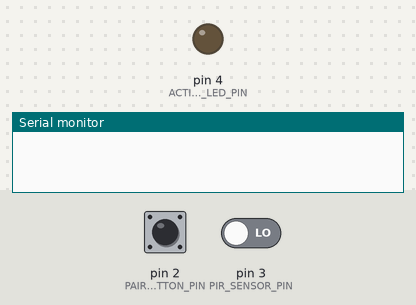
A program run on a simulated Arduino Nano, built with avr-gcc and run on an emulated ATmega328P. Parts: output pins drawn as LEDs (lit = HIGH), the last lines printed to the serial monitor. Inputs (shaded band) come from the test bench; at power-on: pin 3 (PIR_SENSOR_PIN) LOW, pin 2 (PAIR_BUTTON_PIN) LOW. No radio packets arrive unless stated.

Above: at 1.2 s.
1.3 s: pin 3 (PIR_SENSOR_PIN) driven HIGH
At 3.2 s:
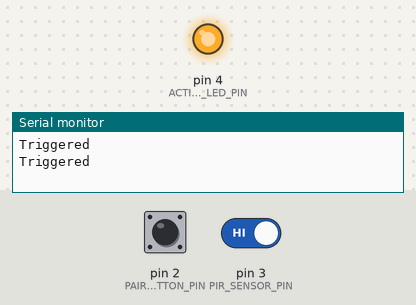
3.5 s: pin 3 (PIR_SENSOR_PIN) driven LOW
At 4.9 s:
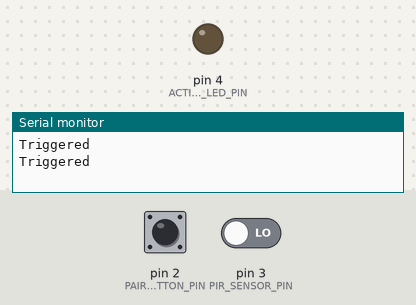
Timing chart, 0 to 6.5 s (numbered marks = the images above; inputs shaded):
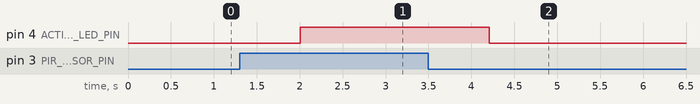

The program:

main.cpp
```cpp
#include <string.h>
#include <EEPROM.h>
#include "radio_manager.h"
#include "radio_packet_handler.h"
#include "pair.h"
#include "reset.h"
#include "addresses.h"
#include "pins.h"
#include "chrono.h"


uint16_t thisNode = PAIRING_NODE;


RadioManager radioManager;


void HandleCommand(RadioPacket* radioPacket);
void OnPairButton();

Chrono chronoPIR(1000);

void setup()
{
  if (Pair::IsPaired())
  {
    thisNode = EEPROM.read(0);
  }

  radioManager = RadioManager(CE_PIN, CSN_PIN, thisNode);

  pinMode(PIR_SENSOR_PIN, INPUT);
  pinMode(ACTIVITY_LED_PIN, OUTPUT);

  Serial.begin(9600);
  radioManager.Init();

}

void loop()
{
  delay(100);


  digitalWrite(ACTIVITY_LED_PIN, LOW);

  if (chronoPIR.HasElpased()) {

    if (digitalRead(PIR_SENSOR_PIN) == HIGH)
    {
      Serial.println("Triggered");
      radioManager.SendPacket(HUB_NODE, &RadioPacket(PayloadType::TRIGGERED));
      digitalWrite(ACTIVITY_LED_PIN, HIGH);
      delay(1000);
    }


  }


  if (digitalRead(PAIR_BUTTON_PIN) == HIGH)
  {
    OnPairButton();
    delay(1000);
  }


  RadioPacket radioPacket;

  if (radioManager.HasReceivedPacket(&radioPacket))
  {
    Serial.println((uint16_t)radioPacket.payload);
    HandleCommand(&radioPacket);
  }

  radioManager.Update();
}

void HandleCommand(RadioPacket* radioPacket)
{
  if (radioPacket->payload == PayloadType::PING)
  {
    Serial.println("Received ping");

    radioManager.SendPacket(HUB_NODE, &RadioPacket(PayloadType::PONG));
  }
}

void OnPairButton()
{
  if (Pair::IsPaired())
  {
    Pair::Reset();
    reset();
    return;
  }

  Pair pair(&radioManager);

  if (pair.Init())
  {
    Serial.println("Pairing successful");
    reset();
    return;
  }

  Serial.println("Pairing failed");
}
```

addresses.h
```cpp
#define HUB_NODE 00
#define PAIRING_NODE 01
```

chrono.cpp
```cpp
#include "chrono.h"
#include <wiring_private.h>

bool Chrono::HasElpased()
{
    unsigned long currentMillis = millis();

    if (currentMillis - previousMillis >= interval)
    {
        previousMillis = currentMillis;
        return true;
    }
    else
    {
        return false;
    }
}

Chrono::Chrono(unsigned long interval)
{
    this->interval = interval;
}

Chrono::Chrono() {}
```

chrono.h
```cpp
#ifndef __CHRONO_H__
#define __CHRONO_H__

class Chrono
{
private:
    unsigned long interval;
    unsigned long previousMillis;
public:
    Chrono(unsigned long interval);
    Chrono();
    bool HasElpased();
};


#endif // __CHRONO_H__
```

pair.cpp
```cpp
#include "pair.h"

#include <EEPROM.h>
#include "addresses.h"

Pair::Pair(RadioManager* radioManager)
{
    this->radioManager = radioManager;
}

bool Pair::IsPaired()
{
    if (EEPROM.read(EEPROM_ADDRESS) == 255)
        return false;

    return true;
}

void Pair::Reset()
{
    EEPROM.write(EEPROM_ADDRESS, 255);
}

void Pair::SaveNodeAddr(uint16_t nodeAddr)
{
    EEPROM.write(EEPROM_ADDRESS, nodeAddr);
}

bool Pair::Init()
{
    radioManager->SendPacket(HUB_NODE, &RadioPacket(PayloadType::PAIR));

    RadioPacket incomingRadioPacket;

    uint16_t count = 0;

    while (true)
    {
        delay(1000);

        radioManager->Update();
        count++;

        if (count > TIMEOUT)
        {
            return false;
        }

        if (!radioManager->HasReceivedPacket(&incomingRadioPacket))
            continue;

        if (incomingRadioPacket.payload == PayloadType::OK)
        {
            uint16_t nodeAddr = (uint16_t)strtoul(incomingRadioPacket.content, NULL, 16);

            SaveNodeAddr(nodeAddr);
            return true;
        }

    }
}
```

pair.h
```cpp
#ifndef __PAIR_H__
#define __PAIR_H__

#include <stdint.h>
#include "radio_manager.h"

class Pair
{

private:
    static const uint16_t EEPROM_ADDRESS = 0;
    RadioManager* radioManager;
    const uint16_t TIMEOUT = 10;

    void SaveNodeAddr(uint16_t nodeAddr);

    /* data */
public:
    static bool IsPaired();
    static void Pair::Reset();
    Pair(RadioManager* radioManager);
    bool Init();
};


#endif // __PAIR_H__
```

radio_manager.cpp
```cpp
#include "radio_manager.h"
#include "radio_packet_handler.h"

RadioManager::RadioManager(uint16_t cePin, uint16_t csnPin, uint16_t thisNode)
{
    this->cePin = cePin;
    this->csnPin = csnPin;
    this->thisNode = thisNode;
}

RadioManager::RadioManager()
{

}

void RadioManager::Init()
{
    radio = RF24(cePin, csnPin);
    rfNetwork = new RF24Network(radio);


    radio.begin();
    rfNetwork->begin(90, thisNode);
    radio.setDataRate(RF24_2MBPS);
    radio.setRetries(3, 5);
}

void RadioManager::SendPacket(uint16_t receiverNode, RadioPacket* radioPacket)
{
    RF24NetworkHeader header(receiverNode);

    unsigned char serializedPacket[sizeof(RadioPacket)];

    RadioPacketHandler::SerializePacket(radioPacket, serializedPacket);

    rfNetwork->write(header, &serializedPacket, sizeof(serializedPacket));
}

bool RadioManager::HasReceivedPacket(RadioPacket* radioPacket)
{
    RF24NetworkHeader header;

    while (rfNetwork->available())
    {
        Serial.println("Received: ");
        unsigned char serializedBuffer[sizeof(RadioPacket)];

        rfNetwork->read(header, &serializedBuffer, sizeof(RadioPacket));

        RadioPacketHandler::DeserializePacket(serializedBuffer, radioPacket);

        return true;
    }

    return false;
}

void RadioManager::Update()
{
    rfNetwork->update();
}
```

radio_manager.h
```cpp
#ifndef RADIO_MANAGER_H_
#define RADIO_MANAGER_H_

#include <RF24.h>
#include <RF24Network.h>
#include <SPI.h>

#include "radio_packet.h"

class RadioManager
{
private:
    uint16_t cePin;
    uint16_t csnPin;

    uint16_t thisNode;

    RF24 radio;
    RF24Network* rfNetwork;


public:
    RadioManager(uint16_t cePin, uint16_t csnPin, uint16_t thisNode);
    RadioManager();
    void Init();
    void SendPacket(uint16_t receiverNode, RadioPacket* radioPacket);
    bool HasReceivedPacket(RadioPacket* radioPacket);
    void Update();
};

#endif
```

radio_packet.h
```cpp
#ifndef RADIO_PACKET_H_
#define RADIO_PACKET_H_

#include <stdint.h>
#include <string.h>

enum class PayloadType : uint16_t
{
    PING, PONG, TRIGGERED, FIRE, CEASE, PAIR, OK
};

struct RadioPacket
{
    char header[4] = "rph";
    char address[7] = "b0000e";
    //dynamic allocaton
    char content[3];
    PayloadType payload;

    RadioPacket(PayloadType payload)
    {
        this->payload = payload;
    }
    RadioPacket(PayloadType payload, char* content)
    {
        strcpy(this->content, content);
        this->payload = payload;
    }

    RadioPacket() {};
};


#endif
```

radio_packet_handler.cpp
```cpp
#include "radio_packet_handler.h"
#include <string.h>

void RadioPacketHandler::SerializePacket(const RadioPacket* packet, unsigned char* outBuffer)
{
    memcpy(outBuffer, packet, sizeof(RadioPacket));
}

void RadioPacketHandler::DeserializePacket(const unsigned char* buffer, RadioPacket* outPacket)
{
    memcpy(outPacket, buffer, sizeof(RadioPacket));
}
```

radio_packet_handler.h
```cpp
#ifndef RADIO_PACKET_HANDLER_H_
#define RADIO_PACKET_HANDLER_H_

#include "radio_packet.h"

class RadioPacketHandler
{
private:

public:
    static void SerializePacket(const RadioPacket* packet, unsigned char* outBuffer);
    static void DeserializePacket(const unsigned char* buffer, RadioPacket* outPacket);
};

#endif
```

reset.cpp
```cpp
#include "reset.h"
void reset()
{
  asm volatile (" jmp 0");
}
```

reset.h
```cpp
#ifndef __RESET_H__
#define __RESET_H__

void reset();

#endif // __RESET_H__
```

pins.h
```cpp
#define CE_PIN 7
#define CSN_PIN 8
#define PIR_SENSOR_PIN 3
#define ACTIVITY_LED_PIN 4
#define PAIR_BUTTON_PIN 2
```

Measured:
- after the input at 1.3 s, pin 4 (ACTIVITY_LED_PIN): LOW → HIGH after 0.71 s
- after the input at 3.5 s, pin 4 (ACTIVITY_LED_PIN): HIGH → LOW after 0.71 s
